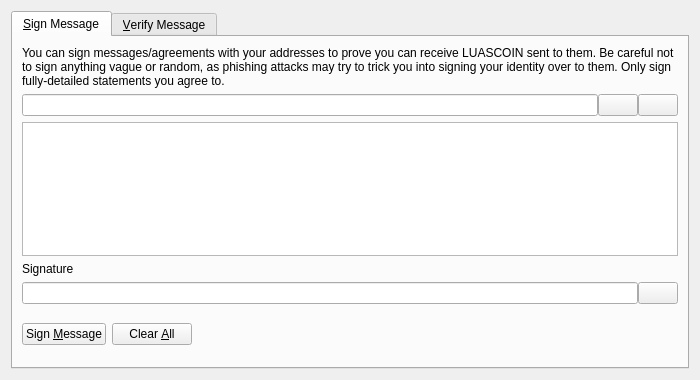
<?xml version="1.0" encoding="UTF-8"?>
<ui version="4.0">
 <class>SignVerifyMessageDialog</class>
 <widget class="QDialog" name="SignVerifyMessageDialog">
  <property name="geometry">
   <rect>
    <x>0</x>
    <y>0</y>
    <width>700</width>
    <height>380</height>
   </rect>
  </property>
  <property name="windowTitle">
   <string>Signatures - Sign / Verify a Message</string>
  </property>
  <property name="modal">
   <bool>true</bool>
  </property>
  <layout class="QVBoxLayout" name="verticalLayout">
   <item>
    <widget class="QTabWidget" name="tabWidget">
     <property name="currentIndex">
      <number>0</number>
     </property>
     <widget class="QWidget" name="tabSignMessage">
      <attribute name="title">
       <string>&amp;Sign Message</string>
      </attribute>
      <layout class="QVBoxLayout" name="verticalLayout_SM">
       <item>
        <widget class="QLabel" name="infoLabel_SM">
         <property name="text">
          <string>You can sign messages/agreements with your addresses to prove you can receive LUASCOIN sent to them. Be careful not to sign anything vague or random, as phishing attacks may try to trick you into signing your identity over to them. Only sign fully-detailed statements you agree to.</string>
         </property>
         <property name="textFormat">
          <enum>Qt::PlainText</enum>
         </property>
         <property name="wordWrap">
          <bool>true</bool>
         </property>
        </widget>
       </item>
       <item>
        <layout class="QHBoxLayout" name="horizontalLayout_1_SM">
         <property name="spacing">
          <number>0</number>
         </property>
         <item>
          <widget class="QValidatedLineEdit" name="addressIn_SM">
           <property name="toolTip">
            <string>The LUASCOIN address to sign the message with</string>
           </property>
          </widget>
         </item>
         <item>
          <widget class="QPushButton" name="addressBookButton_SM">
           <property name="toolTip">
            <string>Choose previously used address</string>
           </property>
           <property name="text">
            <string/>
           </property>
           <property name="shortcut">
            <string>Alt+A</string>
           </property>
           <property name="autoDefault">
            <bool>false</bool>
           </property>
          </widget>
         </item>
         <item>
          <widget class="QPushButton" name="pasteButton_SM">
           <property name="toolTip">
            <string>Paste address from clipboard</string>
           </property>
           <property name="text">
            <string/>
           </property>
           <property name="shortcut">
            <string>Alt+P</string>
           </property>
           <property name="autoDefault">
            <bool>false</bool>
           </property>
          </widget>
         </item>
        </layout>
       </item>
       <item>
        <widget class="QPlainTextEdit" name="messageIn_SM">
         <property name="toolTip">
          <string>Enter the message you want to sign here</string>
         </property>
        </widget>
       </item>
       <item>
        <widget class="QLabel" name="signatureLabel_SM">
         <property name="text">
          <string>Signature</string>
         </property>
         <property name="textFormat">
          <enum>Qt::PlainText</enum>
         </property>
        </widget>
       </item>
       <item>
        <layout class="QHBoxLayout" name="horizontalLayout_2_SM">
         <property name="spacing">
          <number>0</number>
         </property>
         <item>
          <widget class="QLineEdit" name="signatureOut_SM">
           <property name="font">
            <font>
             <italic>true</italic>
            </font>
           </property>
           <property name="readOnly">
            <bool>true</bool>
           </property>
          </widget>
         </item>
         <item>
          <widget class="QPushButton" name="copySignatureButton_SM">
           <property name="toolTip">
            <string>Copy the current signature to the system clipboard</string>
           </property>
           <property name="text">
            <string/>
           </property>
           <property name="autoDefault">
            <bool>false</bool>
           </property>
          </widget>
         </item>
        </layout>
       </item>
       <item>
        <layout class="QHBoxLayout" name="horizontalLayout_3_SM">
         <item>
          <widget class="QPushButton" name="signMessageButton_SM">
           <property name="toolTip">
            <string>Sign the message to prove you own this LUASCOIN address</string>
           </property>
           <property name="text">
            <string>Sign &amp;Message</string>
           </property>
           <property name="autoDefault">
            <bool>false</bool>
           </property>
          </widget>
         </item>
         <item>
          <widget class="QPushButton" name="clearButton_SM">
           <property name="toolTip">
            <string>Reset all sign message fields</string>
           </property>
           <property name="text">
            <string>Clear &amp;All</string>
           </property>
           <property name="autoDefault">
            <bool>false</bool>
           </property>
          </widget>
         </item>
         <item>
          <spacer name="horizontalSpacer_1_SM">
           <property name="orientation">
            <enum>Qt::Horizontal</enum>
           </property>
           <property name="sizeHint" stdset="0">
            <size>
             <width>40</width>
             <height>48</height>
            </size>
           </property>
          </spacer>
         </item>
         <item>
          <widget class="QLabel" name="statusLabel_SM">
           <property name="font">
            <font>
             <weight>75</weight>
             <bold>true</bold>
            </font>
           </property>
           <property name="text">
            <string/>
           </property>
           <property name="wordWrap">
            <bool>true</bool>
           </property>
          </widget>
         </item>
         <item>
          <spacer name="horizontalSpacer_2_SM">
           <property name="orientation">
            <enum>Qt::Horizontal</enum>
           </property>
           <property name="sizeHint" stdset="0">
            <size>
             <width>40</width>
             <height>48</height>
            </size>
           </property>
          </spacer>
         </item>
        </layout>
       </item>
      </layout>
     </widget>
     <widget class="QWidget" name="tabVerifyMessage">
      <attribute name="title">
       <string>&amp;Verify Message</string>
      </attribute>
      <layout class="QVBoxLayout" name="verticalLayout_VM">
       <item>
        <widget class="QLabel" name="infoLabel_VM">
         <property name="text">
          <string>Enter the receiver's address, message (ensure you copy line breaks, spaces, tabs, etc. exactly) and signature below to verify the message. Be careful not to read more into the signature than what is in the signed message itself, to avoid being tricked by a man-in-the-middle attack. Note that this only proves the signing party receives with the address, it cannot prove sendership of any transaction!</string>
         </property>
         <property name="textFormat">
          <enum>Qt::PlainText</enum>
         </property>
         <property name="alignment">
          <set>Qt::AlignLeading|Qt::AlignLeft|Qt::AlignTop</set>
         </property>
         <property name="wordWrap">
          <bool>true</bool>
         </property>
        </widget>
       </item>
       <item>
        <layout class="QHBoxLayout" name="horizontalLayout_1_VM">
         <property name="spacing">
          <number>0</number>
         </property>
         <item>
          <widget class="QValidatedLineEdit" name="addressIn_VM">
           <property name="toolTip">
            <string>The LUASCOIN address the message was signed with</string>
           </property>
          </widget>
         </item>
         <item>
          <widget class="QPushButton" name="addressBookButton_VM">
           <property name="toolTip">
            <string>Choose previously used address</string>
           </property>
           <property name="text">
            <string/>
           </property>
           <property name="shortcut">
            <string>Alt+A</string>
           </property>
           <property name="autoDefault">
            <bool>false</bool>
           </property>
          </widget>
         </item>
        </layout>
       </item>
       <item>
        <widget class="QPlainTextEdit" name="messageIn_VM"/>
       </item>
       <item>
        <widget class="QValidatedLineEdit" name="signatureIn_VM"/>
       </item>
       <item>
        <layout class="QHBoxLayout" name="horizontalLayout_2_VM">
         <item>
          <widget class="QPushButton" name="verifyMessageButton_VM">
           <property name="toolTip">
            <string>Verify the message to ensure it was signed with the specified LUASCOIN address</string>
           </property>
           <property name="text">
            <string>Verify &amp;Message</string>
           </property>
           <property name="autoDefault">
            <bool>false</bool>
           </property>
          </widget>
         </item>
         <item>
          <widget class="QPushButton" name="clearButton_VM">
           <property name="toolTip">
            <string>Reset all verify message fields</string>
           </property>
           <property name="text">
            <string>Clear &amp;All</string>
           </property>
           <property name="autoDefault">
            <bool>false</bool>
           </property>
          </widget>
         </item>
         <item>
          <spacer name="horizontalSpacer_1_VM">
           <property name="orientation">
            <enum>Qt::Horizontal</enum>
           </property>
           <property name="sizeHint" stdset="0">
            <size>
             <width>40</width>
             <height>48</height>
            </size>
           </property>
          </spacer>
         </item>
         <item>
          <widget class="QLabel" name="statusLabel_VM">
           <property name="font">
            <font>
             <weight>75</weight>
             <bold>true</bold>
            </font>
           </property>
           <property name="text">
            <string/>
           </property>
           <property name="wordWrap">
            <bool>true</bool>
           </property>
          </widget>
         </item>
         <item>
          <spacer name="horizontalSpacer_2_VM">
           <property name="orientation">
            <enum>Qt::Horizontal</enum>
           </property>
           <property name="sizeHint" stdset="0">
            <size>
             <width>40</width>
             <height>48</height>
            </size>
           </property>
          </spacer>
         </item>
        </layout>
       </item>
      </layout>
     </widget>
    </widget>
   </item>
  </layout>
 </widget>
 <customwidgets>
  <customwidget>
   <class>QValidatedLineEdit</class>
   <extends>QLineEdit</extends>
   <header>qvalidatedlineedit.h</header>
  </customwidget>
 </customwidgets>
 <resources>
  <include location="../luascoin.qrc"/>
 </resources>
 <connections/>
</ui>
